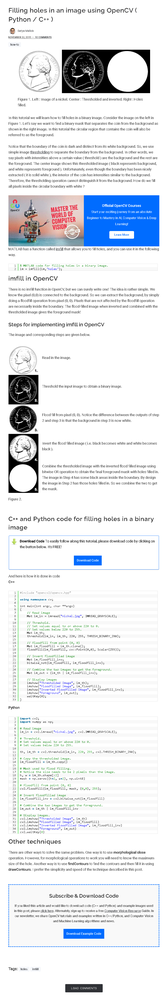
//> input picture OpenCV技巧_二值圖孔洞填充方法與實現(附源碼)/screencapture-learnopencv-filling-holes-in-an-image-using-opencv-python-c-2021-08-23-16_19_51.png, 165 x 1000 px, shrunk from 842 x 5090 before the run
$ ./spectrum '../../../../../../OpenCV技巧_二值圖孔洞填充方法與實現(附源碼)/screencapture-learnopencv-filling-holes-in-an-image-using-opencv-python-c-2021-08-23-16_19_51.png'   (built with g++ and OpenCV 4)
//> lines starting //> are read from the running program, lines starting //| are printed output that depends on the picture
#include<opencv2/core/core.hpp>
#include<opencv2/highgui/highgui.hpp>
#include<opencv2/imgproc/imgproc.hpp>
using namespace cv;
//快速傅里叶变换
void fft2Image(InputArray _src, OutputArray _dst)
{
	//得到Mat类型
	Mat src = _src.getMat();
	//判断位深
	CV_Assert(src.type() == CV_32FC1 || src.type() == CV_64FC1);
	CV_Assert(src.channels() == 1 || src.channels() == 2);
	int rows = src.rows;
	int cols = src.cols;
	//为了进行快速的傅里叶变换，我们经行和列的扩充,找到最合适扩充值
	Mat padded;
	int rPadded = getOptimalDFTSize(rows);
	int cPadded = getOptimalDFTSize(cols);
	//进行边缘扩充,扩充值为零
	copyMakeBorder(src, padded, 0, rPadded - rows, 0, cPadded - cols, BORDER_CONSTANT, Scalar::all(0));
	//快速的傅里叶变换（双通道：用于存储实部 和 虚部）
	dft(padded, _dst, DFT_COMPLEX_OUTPUT);
}
//求傅里叶变换的幅度谱 amplitude spectrum
void amplitudeSpectrum(InputArray _srcFFT, OutputArray _dstSpectrum)
{
	//判断傅里叶变换是两个通道
	CV_Assert(_srcFFT.channels() == 2);
	//分离通道
	vector<Mat> FFT2Channel;
	split(_srcFFT, FFT2Channel);
	//计算傅里叶变换的幅度谱 sqrt(pow(R,2)+pow(I,2))
	magnitude(FFT2Channel[0], FFT2Channel[1], _dstSpectrum);
}
//傅里叶谱的灰度级显示
Mat graySpectrum(Mat spectrum)
{
	Mat dst;
	log(spectrum + 1, dst);
	//归一化
	normalize(dst, dst, 0, 1, NORM_MINMAX);
	//为了进行灰度级显示，做类型转换
	dst.convertTo(dst, CV_8UC1, 255, 0);
	return dst;
}
//求相位谱 phase spectrum
Mat phaseSpectrum(Mat _srcFFT)
{
	//相位谱
	Mat phase;
	phase.create(_srcFFT.size(), CV_64FC1);
	//分离通道
	vector<Mat> FFT2Channel;
	split(_srcFFT, FFT2Channel);
	//计算相位谱
	for (int r = 0; r<phase.rows; r++)
	{
		for (int c = 0; c < phase.cols; c++)
		{
			//实部 虚部
			double real = FFT2Channel[0].at<double>(r, c);
			double imaginary = FFT2Channel[1].at<double>(r, c);
			// atan2 的返回值范围 [0,180] [-180,0]
			phase.at<double>(r, c) = atan2(imaginary, real);
		}
	}
	return phase;
}
int main(int argc, char*argv[])
{
	//输入图像
	Mat img = imread(argv[1], CV_LOAD_IMAGE_GRAYSCALE);
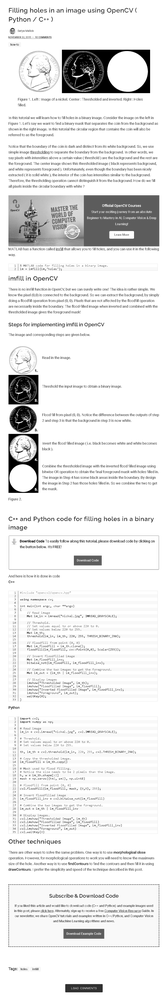
//> img: 1000 rows x 165 cols, CV_8UC1; min 0, max 255, mean 232.6
	if (!img.data)
		return -1;
	//将图像转换为浮点型
	Mat fImg;
	img.convertTo(fImg, CV_64FC1, 1.0, 0);
	//乘以 -1^(r+c)
	int rows = fImg.rows;
//> rows = 1000
	int cols = fImg.cols;
//> cols = 165
	for (int r = 0; r < rows; r++)
	{
		for (int c = 0; c < cols; c++)
		{
			if ((r + c) % 2)
				fImg.at<double>(r, c) *= -1;
		}
	}
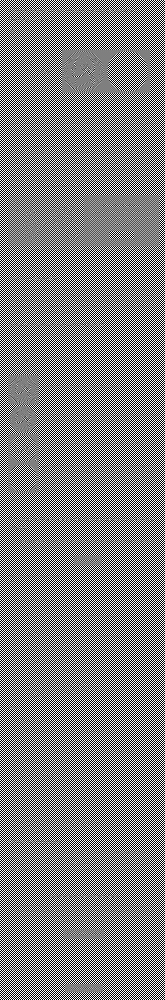
//> fImg: 1000 rows x 165 cols, CV_64FC1; min -255, max 255, mean 0; drawn with min black and max white
	//快速傅里叶变换
	Mat fft2;
	fft2Image(fImg, fft2);
//> in fft2Image, `copyMakeBorder(src, padded, 0, rPadded - rows, 0, cPadded - cols, BORD..`:
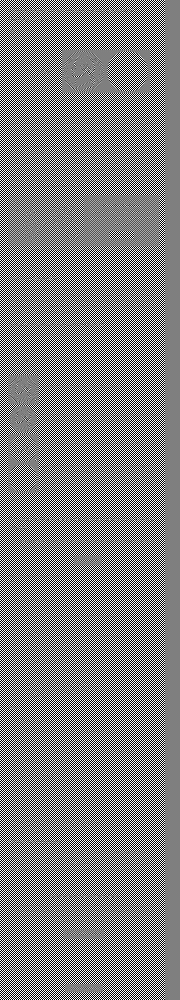
//> padded: 1000 rows x 180 cols, CV_64FC1; min -255, max 255, mean 0; drawn with min black and max white
	//傅里叶变换的幅度谱
	Mat ampSpec;
	amplitudeSpectrum(fft2, ampSpec);
	//幅度谱的灰度级显示
	Mat graySpec = graySpectrum(ampSpec);
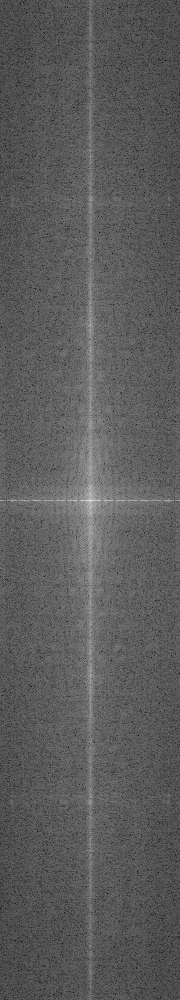
//> graySpec: 1000 rows x 180 cols, CV_8UC1; min 0, max 255, mean 91.5
	imshow("幅度谱的灰度级显示", graySpec);
	//相位谱
	Mat phaSpec = phaseSpectrum(fft2);
//> after the loop in phaseSpectrum, `for (int r = 0; r<phase.rows; r++)`:
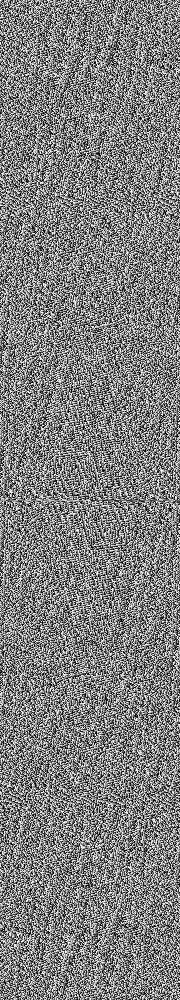
//> phase: 1000 rows x 180 cols, CV_64FC1; min -3.14, max 3.14, mean 3.49e-05; drawn with min black and max white
	//相位谱的灰度级显示
	imshow("相位谱", phaSpec);
	waitKey(0);
	return 0;
}
